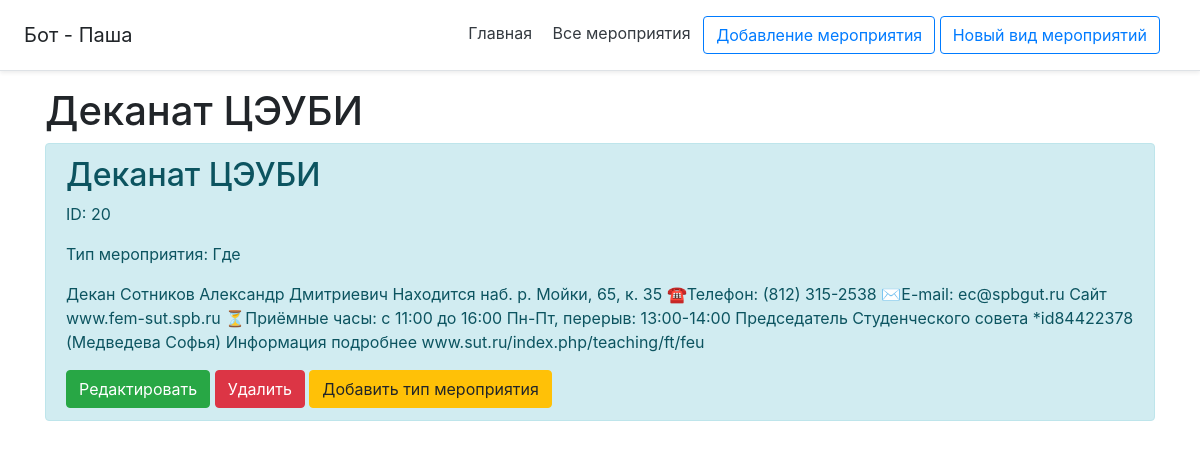
Screenshot of /event/20 with the database file from the repository.
### db_utils/database.py (models this page shows, shortened)
class Menu(db.Model):
    __tablename__ = "menu"
    id = db.Column(db.Integer, primary_key=True)
    name = db.Column(db.String(120), default='default_name')
    text = db.Column(db.String(10000), default='default_text')
    added = db.Column(db.DateTime, default=datetime.datetime.utcnow())
    active = db.Column(db.Boolean, nullable=False, default=True)
    author_id = db.Column(db.Integer, nullable=False, default=0)
    tags = db.Column(db.String(5000), default='нет тегов')
    inheritances = db.relationship('Inheritances',
                                   primaryjoin="or_(Menu.id==Inheritances.menu_id_descendant, Menu.id==Inheritances.menu_id_ancestor)",
                                   lazy='dynamic')
    attachment = db.relationship('Attachment',
                                 primaryjoin="Menu.id==Attachment.menu_id",
                                 lazy='dynamic')

### flask_app.py (the view)
@app.route('/event/<int:id>')
def event(id):
    event = Menu.query.get(id)
    inher_event = menus(select_inheritances({'menu_id': event.id}), response=[event])
    return render_template('event_details.html', event=event, inher_event=inher_event)

### bot_api/vk_bot_response.py (called while the page is built)
def menus(inher, response=None):
    menu_id_ancestor = inher
    menu_ids_descendant = [inheritances.menu_id_descendant for inheritances in menu_id_ancestor]
    menu_ids_descendant.extend([inheritances.menu_id_ancestor for inheritances in menu_id_ancestor])
    menu_ids = set(menu_ids_descendant)
    if response:
        if response[0].id in menu_ids:
            menu_ids.remove(response[0].id)
    return select_menu({'menu_ids': list(menu_ids)})

### db_utils/select_db.py (called while the page is built)
def select_inheritances(args):
    inhers = Inheritances.query
    if 'menu_id' in args:
        inhers = Inheritances.query.filter(
            or_(
                Inheritances.menu_id_ancestor == args['menu_id'],
                and_(
                    Inheritances.menu_id_descendant == args['menu_id'],
                    Inheritances.reversible == 1
                )
            )
        )
    inhers = inhers.filter_by(active=True).all()
    if not inhers:
        return {}
    return inhers

def select_menu(args):
    menu = Menu.query.all()
    try:
        if 'menu_names' in args:
            menu = Menu.query.filter(Menu.name == args['menu_names']).all()
        if 'menu_ids' in args:
            menu = []
            for i in args['menu_ids']:
                menu.extend(Menu.query.filter(Menu.id == i).all())
    except Exception as e:
        print('Something WRONG - {}'.format(e))
    if 'filled_text' in args:
        if args['filled_text'] == 'true':
            text_replace(menu)
    return menu

### main/templates/event_details.html (shortened to what this page needs)
{% extends 'base.html' %}
{% block body %}
    <div class="container -mt-5">
        <h1>{{ event.name }}</h1>
        <div class="alert alert-info">
            <h2>{{ event.name }}</h2>
            <p>ID: {{ event.id }}</p>
            {% for el in inher_event %}
                <p>Тип мероприятия: {{ el.name }}</p>
            {% endfor %}
            <p>{{ event.text }}</p>
            <a href="/event/{{ event.id }}/update" class="btn btn-success">Редактировать</a>
            <a href="/event/{{ event.id }}/del" class="btn btn-danger">Удалить</a>
            <a href="/event/{{ event.id }}/inher" class="btn btn-warning">Добавить тип мероприятия</a>
        </div>
    </div>
{% endblock %}

### rows the page displays
Menu: name "Деканат ЦЭУБИ", id "20", text "Декан Сотников Александр Дмитриевич Находится наб. р. Мойки, 65, к. 35 ☎Телефон: (812) 315-2538 ✉E-mail: ec@spbgut.ru Сайт www.fem-sut.spb.ru ⏳Приёмные часы: с 11:00 до 16:00 Пн-Пт, перерыв: 13:00-14:00 Председатель Студенческого совета *id84422378 (Медведева Софья) Информация подробнее www.sut.ru/index.php/teaching/ft/feu"
Menu: name "Где"
